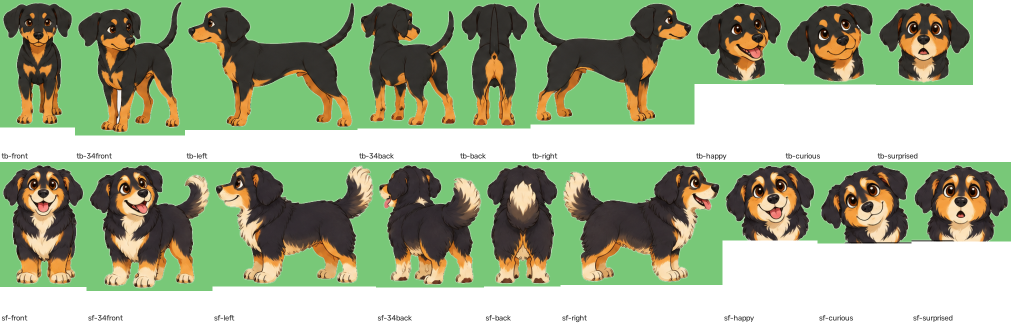
#> input picture tools/pups2/ref/sheet/cutouts-check.png, 2022 x 648 px, given in place of bg0000.png, which was not available (shown at 1/2 size)
$ python animclip4.py
#> lines starting #> are read from the running program, lines starting #| are printed output that depends on the picture; after the words box and inside, x2 and y2 are one past the last pixel; in counts of white or black regions, pixels touching at a corner belong together
### tools/pups2/ref/sheet/clip/srig.py
"""Warp rig for the turnaround-sheet sprites: head, tail and legs get weight maps; a pose rotates each by its weight,
so joints bend smoothly. Also a head swap for the expression faces."""
import cv2, numpy as np, math
S = '/home/user/Spread-Love-And-Acceptance/tools/pups2/ref/sheet/'
PAD = 60

def poly_w(shape, pts, feather):
    m = np.zeros(shape[:2], np.uint8); cv2.fillPoly(m, [np.array(pts, np.int32)], 255)
    return cv2.GaussianBlur(m.astype(np.float32) / 255, (0, 0), feather)

class Sprite:
    def __init__(self, name, parts, face=None, cutlegs=None):
        im = cv2.imread(S + name + '.png', cv2.IMREAD_UNCHANGED)
        self.img = cv2.copyMakeBorder(im, PAD, PAD, PAD, PAD, cv2.BORDER_CONSTANT, value=(0, 0, 0, 0)).astype(np.float32)
        self.H, self.W = self.img.shape[:2]; self.base_h = im.shape[0]
        self.w = {}; self.pv = {}
        for p, (pts, pivot, feather) in parts.items():
            self.w[p] = poly_w(self.img.shape, [(x + PAD, y + PAD) for x, y in pts], feather)
            self.pv[p] = (pivot[0] + PAD, pivot[1] + PAD)
        self.face = face   # (cx, cy, width) of the head on this body, for expression swaps
        self.cutlegs = cutlegs   # (belly_y, {leg: (x0, x1, pivot_y)}) for side views: legs swing as cut layers
        yy, xx = np.mgrid[0:self.H, 0:self.W].astype(np.float32); self.yy, self.xx = yy, xx
    def pose(self, rot=None, shift=None):
        rot = rot or {}; shift = shift or {}
        sx, sy = self.xx.copy(), self.yy.copy()
        for p in set(rot) | set(shift):
            if p not in self.w: continue
            w = self.w[p]; px, py = self.pv[p]; th = math.radians(rot.get(p, 0)) * w; dx, dy = shift.get(p, (0, 0))
            cx, cy = sx - px - dx * w, sy - py - dy * w; c, s_ = np.cos(th), np.sin(th)
            sx, sy = px + c * cx - s_ * cy, py + s_ * cx + c * cy
        im = cv2.remap(self.img, sx, sy, cv2.INTER_LINEAR, borderMode=cv2.BORDER_CONSTANT, borderValue=(0, 0, 0, 0))
        if not self.cutlegs: return im
        belly, legs = self.cutlegs; belly += PAD
        yy, xx = self.yy, self.xx
        torso = im.copy(); span = (xx > 25 + PAD) & (xx < self.W - 25 - PAD)
        torso[..., 3] *= np.where(span, np.clip((belly + 6 - yy) / 6, 0, 1), 1)
        out = np.zeros_like(im)
        def over(dst, src):
            a = src[..., 3:4] / 255; dst[..., :3] = src[..., :3] * a + dst[..., :3] * (1 - a); dst[..., 3:4] = src[..., 3:4] + dst[..., 3:4] * (1 - a)
        order = ['bl2', 'fl2', 'torso', 'bl1', 'fl1']
        for p in order:
            if p == 'torso': over(out, torso); continue
            pts, (px, py) = legs[p]; px += PAD; py += PAD
            m = poly_w(im.shape, [(x + PAD, y + PAD) for x, y in pts], 1.2) * np.clip((yy - (belly - 22)) / 16, 0, 1)
            leg = im.copy(); leg[..., 3] *= m
            ang = rot.get(p, 0)
            if ang:
                M = cv2.getRotationMatrix2D((px, py), ang, 1)
                leg = cv2.warpAffine(leg, M, (self.W, self.H), flags=cv2.INTER_LINEAR, borderValue=(0, 0, 0, 0))
            over(out, leg)
        return out

FACES = {}
# [9 lines left out: function face, not called in this run]

LEGS4 = lambda f1, f2, b1, b2, ytop, ybot, py: {
    'fl1': ([(f1[0], ytop), (f1[1], ytop), (f1[1], ybot), (f1[0], ybot)], ((f1[0] + f1[1]) / 2, py), 9),
    'fl2': ([(f2[0], ytop), (f2[1], ytop), (f2[1], ybot), (f2[0], ybot)], ((f2[0] + f2[1]) / 2, py), 9),
    'bl1': ([(b1[0], ytop), (b1[1], ytop), (b1[1], ybot), (b1[0], ybot)], ((b1[0] + b1[1]) / 2, py), 9),
    'bl2': ([(b2[0], ytop), (b2[1], ytop), (b2[1], ybot), (b2[0], ybot)], ((b2[0] + b2[1]) / 2, py), 9)}

RIGS = {
    'tb-right': dict(parts={'head': ([(190, -60), (400, -60), (400, 160), (250, 175), (205, 165), (185, 120)], (215, 130), 18),
                            'tail': ([(-60, -60), (120, -60), (120, 140), (-60, 160)], (105, 125), 12)},
                     cutlegs=(166, {'fl1': ([(194, 140), (250, 140), (272, 260), (180, 260)], (222, 152)), 'fl2': ([(248, 140), (308, 140), (278, 226), (250, 226)], (276, 152)),
                                    'bl1': ([(62, 140), (120, 140), (98, 260), (45, 260)], (90, 155)), 'bl2': ([(16, 140), (68, 140), (45, 260), (-6, 260)], (42, 155))})),
    'sf-right': dict(parts={'head': ([(185, -60), (400, -60), (400, 205), (255, 215), (205, 190), (180, 130)], (215, 150), 20),
                            'tail': ([(-60, -60), (128, -60), (128, 150), (-60, 170)], (110, 135), 12)},
                     cutlegs=(192, {'fl1': ([(196, 170), (252, 170), (262, 260), (176, 260)], (224, 180)), 'fl2': ([(250, 170), (312, 170), (282, 228), (254, 228)], (280, 180)),
                                    'bl1': ([(70, 170), (132, 170), (116, 260), (70, 260)], (100, 182)), 'bl2': ([(30, 170), (82, 170), (72, 260), (26, 260)], (56, 182))})),
    'tb-34front': dict(parts={'head': ([(-60, -60), (190, -60), (190, 140), (140, 200), (60, 200), (-60, 150)], (105, 160), 18),
                              'tail': ([(150, -60), (300, -60), (300, 120), (150, 130)], (160, 120), 12),
                              **LEGS4((85, 132), (132, 180), (8, 85), (180, 260), 195, 340, 202)}, face=(104, 96, 178)),
    'sf-34front': dict(parts={'head': ([(-60, -60), (200, -60), (200, 150), (150, 210), (60, 215), (-60, 160)], (110, 170), 20),
                              'tail': ([(175, -60), (320, -60), (320, 130), (175, 150)], (185, 120), 12),
                              **LEGS4((70, 130), (130, 190), (10, 70), (190, 300), 200, 340, 206)}, face=(112, 104, 205)),
    'tb-front': dict(parts={'head': ([(-60, -60), (210, -60), (210, 120), (120, 150), (30, 150), (-60, 120)], (75, 130), 16),
                            'fl1': ([(10, 190), (75, 190), (75, 320), (10, 320)], (45, 196), 9), 'fl2': ([(75, 190), (140, 190), (140, 320), (75, 320)], (105, 196), 9)}, face=(75, 74, 160)),
    'sf-front': dict(parts={'head': ([(-60, -60), (240, -60), (240, 130), (140, 170), (35, 170), (-60, 130)], (86, 150), 18),
                            'fl1': ([(20, 200), (86, 200), (86, 320), (20, 320)], (55, 205), 9), 'fl2': ([(86, 200), (155, 200), (155, 320), (86, 320)], (118, 205), 9)}, face=(86, 90, 190)),
}
SP = {}
def sprite(name):
    if name not in SP: SP[name] = Sprite(name, **RIGS[name])
    return SP[name]

def render(name, height, rot=None, shift=None, flip=False, lean=0, expr=None, squash=(1, 1)):
    """returns premultiplied RGBA float; expr = face sprite name to swap onto the head"""
    sp = sprite(name); im = sp.pose(rot, shift)
    if expr and sp.face:
        fx, fy, fw = sp.face; f = face(expr); s = fw / f.shape[1]
        f = cv2.resize(f, None, fx=s, fy=s, interpolation=cv2.INTER_AREA)
        # the head also turned by the head rotation / shift: follow it
        hr = math.radians((rot or {}).get('head', 0)); dx, dy = (shift or {}).get('head', (0, 0))
        px, py = sp.pv['head']; cx, cy = fx + PAD, fy + PAD
        rx = px + (cx - px) * math.cos(hr) - (cy - py) * math.sin(hr) + dx; ry = py + (cx - px) * math.sin(hr) + (cy - py) * math.cos(hr) + dy
        if hr:
            h, w = f.shape[:2]; M = cv2.getRotationMatrix2D((w / 2, h / 2), -math.degrees(hr), 1)
            f = cv2.warpAffine(f, M, (w, h), flags=cv2.INTER_LINEAR, borderValue=(0, 0, 0, 0))
        h, w = f.shape[:2]; x0, y0 = int(rx - w / 2), int(ry - h / 2)
        erase = np.clip((sp.w['head'] - .45) / .15, 0, 1) * np.clip((y0 + h - 34 - sp.yy) / 12, 0, 1)   # painted head off, fading in above the face's chin
        im[..., 3] *= (1 - erase)
        f = f.copy(); f[..., 3] *= np.clip((h - 1 - np.arange(h)) / 28.0, 0, 1)[:, None]                  # the face's flat bottom fades into the chest
        X0, Y0, X1, Y1 = max(0, x0), max(0, y0), min(sp.W, x0 + w), min(sp.H, y0 + h)
        ff = f[Y0 - y0:Y1 - y0, X0 - x0:X1 - x0]; a = ff[..., 3:4] / 255
        im[Y0:Y1, X0:X1, :3] = ff[..., :3] * a + im[Y0:Y1, X0:X1, :3] * (1 - a)
        im[Y0:Y1, X0:X1, 3:4] = ff[..., 3:4] + im[Y0:Y1, X0:X1, 3:4] * (1 - a)
    a = im[..., 3:4] / 255; pm = np.dstack([im[..., :3] * a, im[..., 3:4]])
    s = height / sp.base_h
    pm = cv2.resize(pm, None, fx=s * squash[0], fy=s * squash[1], interpolation=cv2.INTER_AREA if s < 1 else cv2.INTER_CUBIC)
    if flip: pm = cv2.flip(pm, 1)
    if lean:
        h, w = pm.shape[:2]; M = cv2.getRotationMatrix2D((w / 2, h - PAD * s), lean, 1)
        pm = cv2.warpAffine(pm, M, (w, h), flags=cv2.INTER_LINEAR, borderValue=(0, 0, 0, 0))
    return pm, PAD * s * squash[1]      # the bottom padding, so callers can place feet on the ground

def blit(c, pm, cx, by, pad=0):
    h, w = pm.shape[:2]; x, y = int(round(cx - w / 2)), int(round(by - h + pad)); H, W = c.shape[:2]
    x0, y0, x1, y1 = max(0, x), max(0, y), min(W, x + w), min(H, y + h)
    if x1 <= x0 or y1 <= y0: return
    sp = pm[y0 - y:y1 - y, x0 - x:x1 - x]; a = sp[..., 3:4] / 255
    c[y0:y1, x0:x1] = np.clip(sp[..., :3] + c[y0:y1, x0:x1] * (1 - a), 0, 255).astype(np.uint8)

def shadow(c, cx, by, w, k=1.0):
    ov = c.copy(); cv2.ellipse(ov, (int(cx), int(by) - 3), (int(w * k), 9), 0, 0, 360, (40, 30, 20), -1); cv2.addWeighted(ov, .18 * k, c, 1 - .18 * k, 0, c)

# [11 lines that do not run on import are left out]

### tools/pups2/ref/sheet/clip/animclip4.py
import cv2, numpy as np, math, os
from srig import render, blit, shadow
FPS = 24; N = 240; H = 272; GROUND = 600
def ease(t): return t * t * (3 - 2 * t)
def cl(x): return min(1, max(0, x))
def draw(c, name, x, by, t, flip=False, rot=None, shift=None, lean=0, expr=None, squash=(1, 1), rise=0, sh=1.0):
    pm, pad = render(name, H, rot, shift, flip, lean, expr, squash)
    if sh: shadow(c, x, by, pm.shape[1] * .36, sh)
    blit(c, pm, x, by - rise, pad)
def trot(c, name, x, by, t, flip=False, speed=3.0, expr=None, extra=None):
    ph = t * 2 * math.pi * speed; s, s2 = math.sin(ph), math.sin(ph + .35); A = 26
    rot = {'fl1': A * s, 'fl2': -A * s, 'bl1': -A * s2, 'bl2': A * s2, 'tail': 10 + 12 * math.sin(ph * .5), 'head': -3 * math.sin(2 * ph)}
    if extra: rot.update(extra)
    bob = 7 * abs(math.sin(ph)); lean = (-4 if not flip else 4)
    draw(c, name, x, by, t, flip, rot, {'head': (0, -2 * math.sin(2 * ph))}, lean, expr, rise=bob, sh=1 - bob / 40)
def idle(c, name, x, by, t, flip=False, expr=None, wag=1.0, nod=0, hop=0):
    tail = 10 * math.sin(t * 2 * math.pi * 1.6) * wag + 4; breathe = 2 * math.sin(t * 2 * math.pi * .6)
    rot = {'tail': tail, 'head': 2 * math.sin(t * 2 * math.pi * .8) + nod}
    sq = (1 - .07 * hop, 1 + .07 * hop)
    draw(c, name, x, by, t, flip, rot, {'head': (0, breathe)}, 0, expr, squash=sq, rise=hop * 48, sh=1 - hop * .45)
def turn(c, seq, x, by, t, u, expr=None):
    """seq: list of (view, flip); u in 0..1 runs through them with a squash at each swap"""
    n = len(seq); pos = u * (n - 1); i = min(n - 2, int(pos)); f = pos - i
    name, flip = seq[i] if f < .5 else seq[i + 1]
    sq = 1 - .55 * math.sin(f * math.pi); draw(c, name, x, by, t, flip, {'tail': 8}, None, 0, expr, squash=(sq, 1 + .05 * math.sin(f * math.pi)))
def zoom(c, z, cx, cy):
    if abs(z - 1) < 1e-3: return c
    M = cv2.getRotationMatrix2D((cx, cy), 0, z); return cv2.warpAffine(c, M, (c.shape[1], c.shape[0]), flags=cv2.INTER_LINEAR, borderMode=cv2.BORDER_REPLICATE)
os.makedirs('clip/out4', exist_ok=True)
TX, SX = 450, 830
for i in range(N):
    t = i / FPS; c = cv2.imread('clip/bg%04d.png' % i); z = 1.0
#> further down, c is the input picture: shape (648, 2022, 3); mean B, G, R 140.9, 174.7, 157.4
    if t < 2.4:                                                   # Tidbit trots in; Sugarfoot waits, tail going
        idle(c, 'sf-right', SX, GROUND, t, flip=True, wag=.6 + .4 * ease(cl((t - 1.4) / .6)))
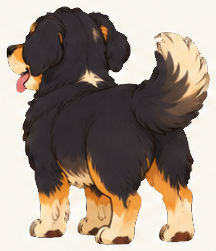
#> input picture tools/pups2/ref/sheet/sf-34back.png, 216 x 251 px, given in place of sf-right.png, which was not available
#> in __init__, im is the input picture: shape (251, 216, 4); mean B, G, R, A 134.7, 146.8, 160.4, 156.1
#> after the loop in pose, `for p in set(rot) | set(shift):`: th: shape (371, 336) float32; every value is 0
#> in pose, `torso[..., 3] *= np.where(span, np.clip((belly + 6 - yy) / 6, 0, 1), 1)`: torso: shape (371, 336, 4) float32; mean B, G, R, A 59.1, 64.3, 70.3, 57.1
#> in pose, `torso[..., 3] *= np.where(span, np.clip((belly + 6 - yy) / 6, 0, 1), 1)`:
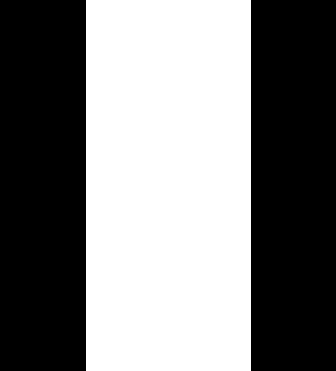
#> span: shape (371, 336) bool; 49.1% white; 1 white region, box (x1, y1, x2, y2) and area: (86, 0, 251, 371) 61215
#> in draw, `pm, pad = render(name, H, rot, shift, flip, lean, expr, squash)`: pad = 65.02
#> in shadow, `cv2.ellipse(ov, (int(cx), int(by) - 3), (int(w * k), 9), 0, 0, 360, (4`:
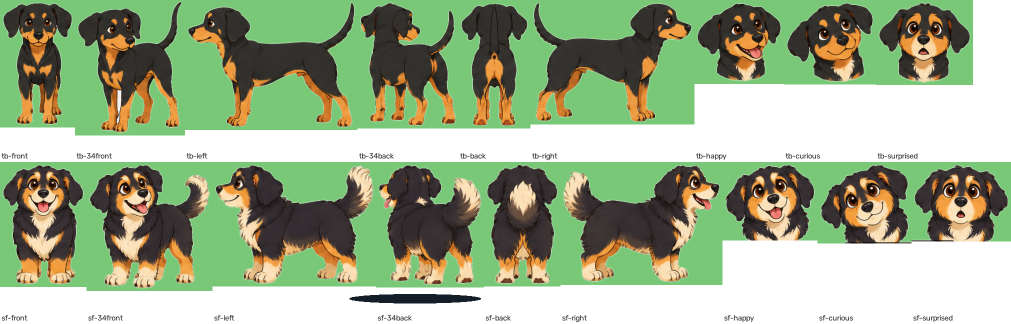
#> ov: shape (648, 2022, 3) (shown at 1/2 size); 0.3% of pixels changed, all inside (x1, y1, x2, y2) = (699, 588, 962, 607)
#> in blit, `h, w = pm.shape[:2]`: h = 402; w = 364
#> in blit, `x, y = (int(round(cx - w / 2)), int(round(by - h + pad)))`: x = 648; y = 263
#> in blit, `H, W = c.shape[:2]`: H = 648; W = 2022
#> in blit, `x0, y0, x1, y1 = max(0, x), max(0, y), min(W, x + w), min(H, y + h)`: x0 = 648; y0 = 263; x1 = 1012; y1 = 648
#> in blit, `sp = pm[y0 - y:y1 - y, x0 - x:x1 - x]`:
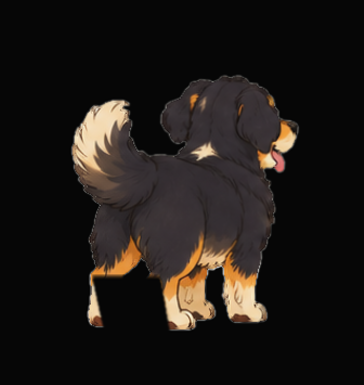
#> sp: shape (385, 364, 4) float32; mean B, G, R, A 17.1, 20.4, 25.2, 67.4; drawn with min black and max white
#> in blit, `c[y0:y1, x0:x1] = np.clip(sp[..., :3] + c[y0:y1, x0:x1] * (1 - a), 0, ..`: c: shape (648, 2022, 3); mean B, G, R 140.1, 173.3, 156.8
        u = ease(cl(t / 2.4)); trot(c, 'tb-right', -170 + (TX + 170) * u, GROUND, t)
#> call 2 of render, with name = 'tb-right', height = 272, flip = False, lean = -4, squash = (1, 1)
#> after the loop in pose (call 2), `for p in set(rot) | set(shift):`:
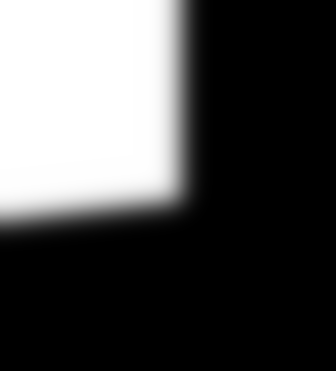
#> th: shape (371, 336) float32; min 0, max 0.175, mean 0.0535; drawn with min black and max white
#> in pose (call 2), `torso[..., 3] *= np.where(span, np.clip((belly + 6 - yy) / 6, 0, 1), 1)`:
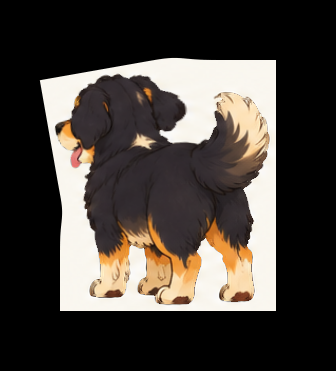
#> torso: shape (371, 336, 4) float32; mean B, G, R, A 59.6, 64.9, 70.8, 49.5
#> in render (call 2), `h, w = pm.shape[:2]`: h = 402; w = 364
#> in render (call 2), `M = cv2.getRotationMatrix2D((w / 2, h - PAD * s), lean, 1)`: M = [[0.998, -0.0698, 23.95], [0.0698, 0.998, -11.87]]
#> in render (call 2), `pm = cv2.warpAffine(pm, M, (w, h), flags=cv2.INTER_LINEAR, borderValue..`:
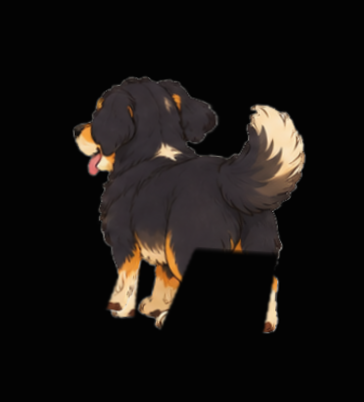
#> pm: shape (402, 364, 4) float32; mean B, G, R, A 14.4, 16.7, 20.3, 57.8; drawn with min black and max white
    elif t < 2.8:                                                 # Tidbit stops with a little skid and turns to Sugarfoot
        idle(c, 'sf-right', SX, GROUND, t, flip=True)
        k = (t - 2.4) / .4; draw(c, 'tb-right', TX + 6 * (1 - k), GROUND, t, squash=(1 + .12 * math.sin(k * math.pi), 1 - .08 * math.sin(k * math.pi)), rot={'tail': 14})
    elif t < 3.2:
        idle(c, 'sf-right', SX, GROUND, t, flip=True); turn(c, [('tb-right', False), ('tb-34front', False)], TX, GROUND, t, (t - 2.8) / .4)
    elif t < 3.6:                                                 # Sugarfoot turns to him
        idle(c, 'tb-34front', TX, GROUND, t, expr='tb-happy', wag=1.4); turn(c, [('sf-right', True), ('sf-34front', True)], SX, GROUND, t, (t - 3.2) / .4)
    elif t < 4.8:                                                 # hello bounces, tails going
        tt = t - 3.6; h1 = math.sin(cl(tt / .4) * math.pi) if tt < .4 else 0; h2 = math.sin(cl((tt - .25) / .4) * math.pi) if .25 <= tt < .65 else 0
        h1 = max(h1, math.sin(cl((tt - .8) / .4) * math.pi) if .8 <= tt < 1.2 else 0)
        idle(c, 'tb-34front', TX, GROUND, t, expr='tb-happy', wag=1.6, hop=h1); idle(c, 'sf-34front', SX, GROUND, t, flip=True, expr='sf-happy', wag=1.6, hop=h2)
    elif t < 6.0:                                                 # something rustles: both surprised, camera pushes in
        tt = t - 4.8; k = ease(cl(tt / .3)); pop = -14 * math.sin(cl(tt / .4) * math.pi)
        idle(c, 'tb-34front', TX, GROUND, t, expr='tb-surprised', wag=0, nod=pop * .4); idle(c, 'sf-34front', SX, GROUND, t, flip=True, expr='sf-surprised', wag=0, nod=-pop * .4)
        z = 1 + .16 * k * (1 - ease(cl((tt - .9) / .3)))
    elif t < 6.5:                                                 # relief: turn to face us, happy
        u = (t - 6.0) / .5; turn(c, [('tb-34front', False), ('tb-front', False)], TX, GROUND, t, u, expr='tb-happy'); turn(c, [('sf-34front', True), ('sf-front', False)], SX, GROUND, t, u, expr='sf-happy')
    elif t < 8.0:                                                 # sway to the music
        tt = t - 6.5; sw = math.sin(tt * 2 * math.pi * 1.1); sw2 = math.sin(tt * 2 * math.pi * 1.1 + 1.2)
        draw(c, 'tb-front', TX + 12 * sw, GROUND, t, rot={'head': 7 * sw, 'fl1': 6 * sw, 'fl2': -6 * sw}, lean=5 * sw, expr='tb-happy', rise=5 * abs(sw))
        draw(c, 'sf-front', SX - 12 * sw2, GROUND, t, rot={'head': -7 * sw2, 'fl1': -6 * sw2, 'fl2': 6 * sw2}, lean=-5 * sw2, expr='sf-happy', rise=5 * abs(sw2))
    elif t < 8.5:                                                 # turn and go
        u = (t - 8.0) / .5; turn(c, [('tb-front', False), ('tb-34front', True), ('tb-right', False)], TX, GROUND, t, u); turn(c, [('sf-front', False), ('sf-34front', False), ('sf-right', False)], SX, GROUND, t, u)
    else:                                                         # trot off together
        u = ease(cl((t - 8.5) / 2.4)); trot(c, 'tb-right', TX + (1500 - TX) * u, GROUND, t); trot(c, 'sf-right', SX + (1750 - SX) * u, GROUND, t + .17)
    c = zoom(c, z, 640, 540)
#> (the run stopped early here; a loop or call above may not have finished)
